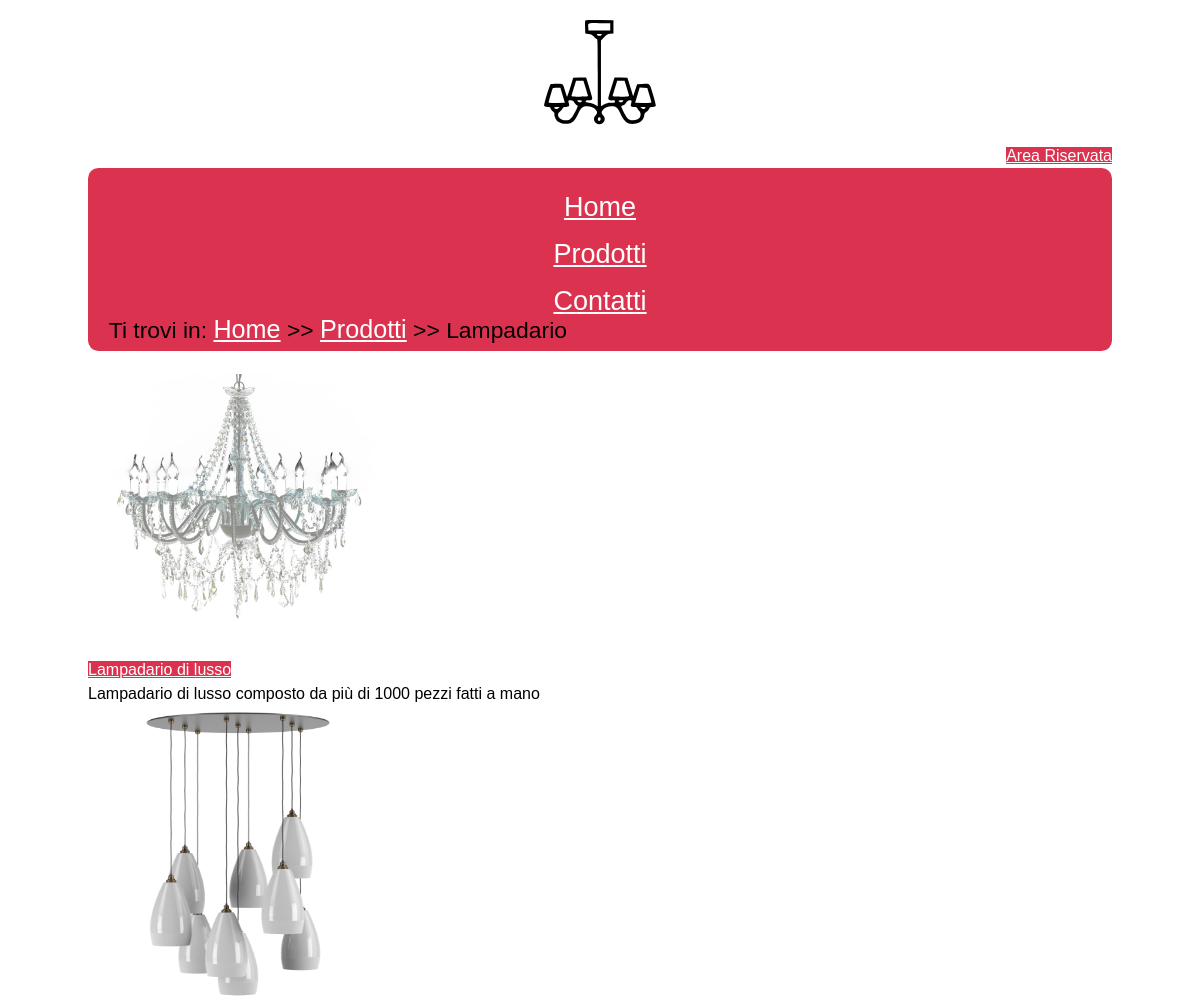
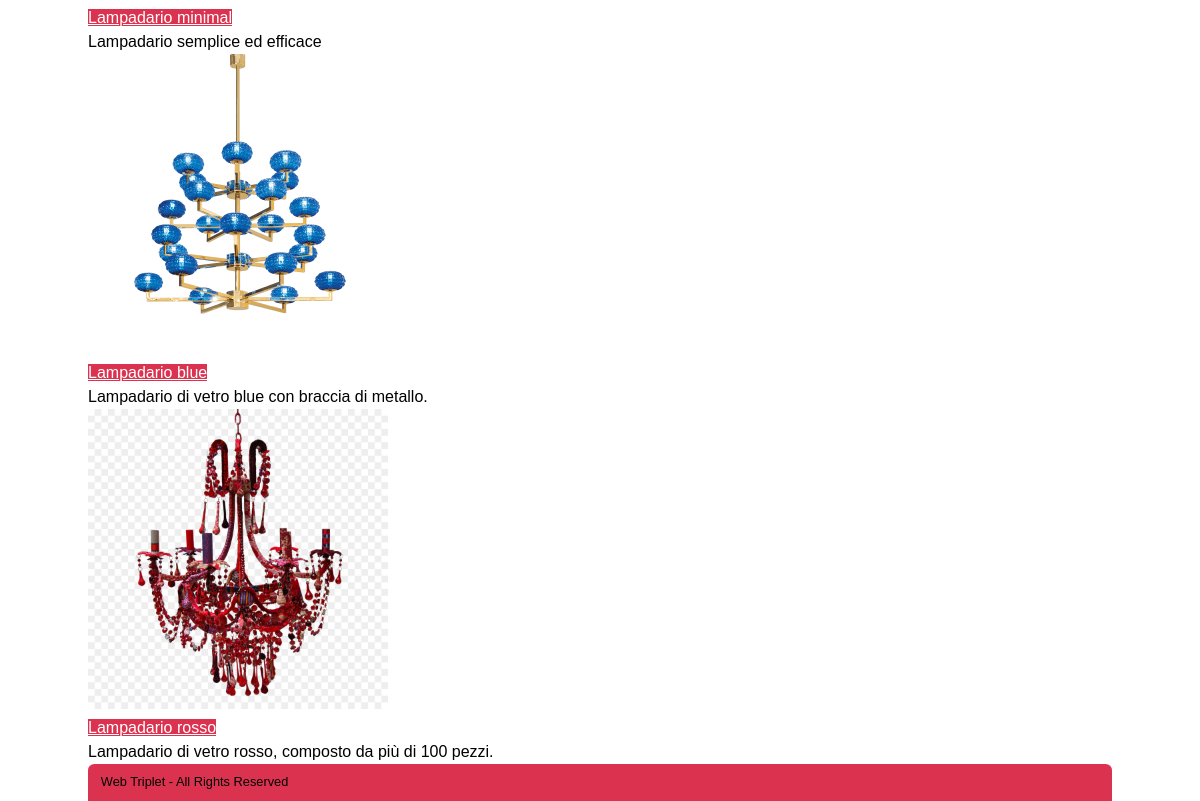
The page /categorie.php?cat=1 on the database its author committed (2 pictures, top to bottom).
### tables this page shows
CREATE TABLE IF NOT EXISTS `categoria` (
  `id_categoria` int(100) NOT NULL AUTO_INCREMENT,
  `Nome` varchar(100) NOT NULL,
  `Descrizione` varchar(500) DEFAULT NULL,
  UNIQUE KEY `id_categoria` (`id_categoria`)
);

CREATE TABLE IF NOT EXISTS `immagini` (
  `id_prodotto` int(100) NOT NULL,
  `id_categoria` int(100) NOT NULL,
  `path` varchar(500) NOT NULL,
  `alt_img` text DEFAULT NULL,
  UNIQUE KEY `path` (`path`),
  KEY `id_prodotto` (`id_prodotto`,`id_categoria`)
);

CREATE TABLE IF NOT EXISTS `prodotti` (
  `id_prodotto` int(100) NOT NULL AUTO_INCREMENT,
  `id_categoria` int(100) NOT NULL,
  `Nome` varchar(100) NOT NULL,
  `Descrizione` varchar(500) NOT NULL,
  PRIMARY KEY (`id_prodotto`,`id_categoria`),
  KEY `prodotti` (`id_categoria`)
);

### PHP/connessione2.php (called while the page is built, shortened)
<?php
class DBAccess
{
    private static function startConnection()
    {
        try {
            return new mysqli(DBAccess::HOST_DB, DBAccess::USERNAME, DBAccess::PASSWORD, DBAccess::DATABASE_NAME);
        } catch (Exception $e) {
            http_response_code(500);
            if(isset($_SESSION["ruolo"])) {
                if($_SESSION["ruolo"] == "user") {
                    echo file_get_contents(dirname(__FILE__) . "/../HTML/500Utente.html");
                } elseif($_SESSION["ruolo"] == "admin") {
                    echo file_get_contents(dirname(__FILE__) . "/../HTML/500Amministratore.html");
                }
            } else {
                echo file_get_contents(dirname(__FILE__) . "/../HTML/500Semplice.html");
            }
            die();
        }
    }
    public static function dbQuery($query, ...$parametri)
    {
        $connection = self::startConnection();
        $stmt = $connection->prepare($query);
        if (count($parametri) > 0) {
            $stmt->bind_param(str_repeat("s", count($parametri)), ...$parametri);
        }
        $stmt->execute();
        $queryResult = $stmt->get_result();
        $select = false;
        if (strpos($query, "SELECT") === 0) {
            $select = true;
        }
        if ($select) {
            $result = array();
            while ($row = mysqli_fetch_assoc($queryResult)) {
                array_push($result, $row);
            }
            if (empty($result)) {
                return null;
            } else {
                return $result;
            }
        } else {
            $connection->close();
            return true;
        }
    }
}
?>

### categorie.php (the view, shortened to what this page needs)
<?php
require_once "PHP/class.php";
$replace = "";
$keywords = "";
if(isset($_GET["cat"])){
    $result3 = Access::getKeyWordsCategoria($_GET["cat"]);
    if (!empty($result3)&& isset($result3)) {
        for ($i = 0; $i < count($result3); $i++) {
            if ($i == count($result3) - 1) {
                $keywords .= $result3[$i]["Nome"];
            } else {
                $keywords .= $result3[$i]["Nome"] . ", ";
            }
        }
    }
}
if (isset($_GET["cat"])) {
    $result = Access::getProductsbyCategory($_GET["cat"]);
    if (isset($_SESSION["username"])) {
        $template = Access::getHeader(Access::getCategoryName($_GET["cat"]), "Lista delle categorie presenti nel nostro catalogo di oggetti.", "Categorie, Prodotti, Oggettistica di vetro, ".$keywords, $_SESSION["ruolo"], "Prodotti", "categorie.php");
    } else {
        $template = Access::getHeader(Access::getCategoryName($_GET["cat"]), "Lista delle categorie presenti nel nostro catalogo di oggetti.", "Categorie, Prodotti, Oggettistica di vetro, ".$keywords, null, "Prodotti", "categorie.php");
    }
    $template .= file_get_contents('HTML/categorie.html');
    if (!empty($result)) {
        $ElencoProdot = "";
        for ($i = 0; $i < count($result); $i++) {
            $ElencoProdot .= '<div class="conteg-container" role="group" aria-label="Categoria">
            <div class="img-categ"><img src="'. $result[$i]["path"] . '" alt="' . $result[$i]["alt_img"] . '" width="300" height="300"/></div>
            <div class="text-container"><div class="link-class"><a href="prodotto.php?prod=' . $result[$i]['id_prodotto'] . '">' . $result[$i]['Nome'] . '</a></div>
            <div class="desc-categ">' . $result[$i]['Descrizione'] . '</div></div></div>';
        }
        $replace = array("" => $ElencoProdot);
    }
}
foreach ($replace as $key => $value) {
    $HTMLPage = str_replace($key, $value, $template);
}
echo $HTMLPage;
?>

### PHP/class.php (shortened to what this page needs)
<?php
require_once "connessione2.php";
class Access
{
    public static function getCategoryName($id_categoria)
    {
        $result = DBAccess::dbQuery("SELECT DISTINCT Nome FROM categoria WHERE id_categoria = ?", $id_categoria);
        if ($result !== false && $result !== null) {
            $result = $result[0]['Nome'];
        }
        return $result;
    }
    public static function getProductsbyCategory($id_categoria)
    {
        return DBAccess::dbQuery("SELECT `prodotti`.`id_prodotto`,`prodotti`.`id_categoria`,`prodotti`.`Nome`,`prodotti`.`Descrizione`, `immagini`.`path`,`immagini`.`alt_img`
        FROM `prodotti` LEFT JOIN `immagini` ON `prodotti`.`id_prodotto`=`immagini`.`id_prodotto` AND `prodotti`.`id_categoria`=`immagini`.`id_categoria`
        WHERE `prodotti`.`id_categoria`= ?
        GROUP BY `prodotti`.`id_prodotto`", $id_categoria);
    }
    public static function getKeyWordsCategoria($id_categ)
    {
        return DBAccess::dbQuery("SELECT `Nome` FROM `tags` WHERE `categoria` = ? LIMIT 20", $id_categ);
    }
    public static function getHeader($title, $description, $keywords, $ruolo = null, $category = null, $linkcategory = null, $uppercategory = null, $linkuppercategory = null, $noindex = false)
    {
        $pagina = "";
        if ($ruolo == "user") {
            $pagina = file_get_contents("HTML/headerUtente.html");
        } elseif ($ruolo == "admin") {
            $pagina = file_get_contents("HTML/headerAmministratore.html");
        } else {
            $pagina = file_get_contents("HTML/headerSemplice.html");
        }
        $pagina = str_replace('<title></title>', '<title>' . Access::deletelang($title) . ' - Véro</title>', $pagina);
        $pagina = str_replace('<meta name="description" content="" />', '<meta name="description" content="' . Access::deletelang($description) . '" />', $pagina);
        $pagina = str_replace('<meta name="keywords" content="" />', '<meta name="keywords" content="' . Access::deletelang($keywords) . '" />', $pagina);
        if ($uppercategory !== null) {
            $breadcrumb = '<p>Ti trovi in: <a href="index.php" lang="en">Home</a> >> <a href="' . $linkuppercategory . '">' . $uppercategory . '</a> >>' . '<a href="' . $linkcategory . '">' . $category . '</a> >> ' . $title . '</p>';
        } elseif ($category !== null) {
            $breadcrumb = '<p>Ti trovi in: <a href="index.php" lang="en">Home</a> >> ' . '<a href="' . $linkcategory . '">' . $category . '</a> >> ' . $title . '</p>';
        } elseif ($title != "Home") {
            $breadcrumb = '<p>Ti trovi in: <a href="index.php" lang="en">Home</a> >> ' . $title . '</p>';
        } else {
            $breadcrumb = '<p>Ti trovi in: <span lang="en">Home</span></p>';
        }
        $pagina = str_replace('<p>Ti trovi in: <span lang="en">Home</span></p>', $breadcrumb, $pagina);
        $pagina2 = Access::lang($pagina);
        return $pagina2;
    }
    public static function lang($str, $link = false)
    {
        $pattern = "#\[(.+?)\]#";
        preg_match_all($pattern, $str, $match);
        $match = $match[0];
        $match = array_unique($match);
        $value = array();
        for ($i = 0; $i < count($value); $i++) {
            $str = str_replace($match[$i], $value[$i], $str);
        }
        return $str;
    }
    public static function deletelang($str)
    {
        $pattern = "#\[(.+?)\]#";
        preg_match_all($pattern, $str, $match);
        $match = $match[0];
        $match = array_unique($match);
        return $str;
    }
}

### CSS/style.css (style rules this page uses)
* { padding: 0em; margin: 0em; }
:root { --visitedcolor: #000000; --linkcolor: #FFFFFF; --bgfuncolor: #DB334F; --bgcolor: #FFFFFF; --txtcolor: #000000; --shadowcolor: #d2d2d2; }
html, body { font-size: 100%; font-family: "Verdana", sans-serif; line-height: 1.5em; background-color: var(--bgcolor); color: var(--txtcolor); margin: auto; }
body { max-width: 1024px; }
h1 { text-align: center; }
#nomemenu h1 { background-image: url('../img/logo_vetrina.svg'); background-repeat: no-repeat; background-position: center; background-size: contain; text-indent: -9999px; line-height: 1.5em; font-size: 6em; }
#riservata { text-align: right; }
#box { background-color: var(--bgfuncolor); padding: 0.3em 1em 0.1em 1.0em; border-radius: 0.5em 0.5em 0.5em 0.5em; font-size: 1.3em; }
#menu { text-align: center; }
#menu ul { list-style-type: none; display: inline-block; text-align: left; }
#menu ul li { margin-top: 1em; text-align: center; }
a { background-color: var(--bgfuncolor); }
a:link { color: var(--linkcolor); }
#box a { background-color: var(--bgfuncolor); font-size: 1.3em; }
#box a:link { color: var(--linkcolor); font-size: 1.3em; }
#breadcrumb { background-color: var(--bgfuncolor); padding: 0.1em 0em 0.3em 0em; border-radius: 0px 0px 0.5em 0.5em; font-size: 1.1em; }
#breadcrumb a:link { font-size: 1.1em; }
#footer { font-size: 0.8em; background-color: var(--bgfuncolor); padding: 0.5em 1em 0.5em 1em; border-radius: 0.5em 0.5em 0em 0em; }

### CSS/print.css (style rules this page uses)
* { padding: 0em; margin: 0em; }
:root { --visitedcolor: #000000; --linkcolor: #FFFFFF; --bgfuncolor: #DB334F; --bgcolor: #FFFFFF; --txtcolor: #000000; --shadowcolor: #d2d2d2; }
html, body { font-size: 100%; font-family: "Verdana", sans-serif; line-height: 1.5em; background-color: var(--bgcolor); color: var(--txtcolor); margin: auto; }
body { max-width: 1024px; }
h1 { text-align: center; }
#nomemenu h1 { text-indent: 0em; line-height: 1.5em; font-size: 6em; }
#riservata { display: none; }
#box { background-color: var(--bgfuncolor); padding: 0.3em 1em 0.1em 1.0em; border-radius: 0.5em 0.5em 0.5em 0.5em; font-size: 1.3em; }
#menu { text-align: center; display: none; }
#menu ul { list-style-type: none; display: inline-block; text-align: left; display: none; }
#menu ul li { margin-top: 1em; text-align: center; display: none; }
a { background-color: var(--bgfuncolor); }
a:link { color: var(--linkcolor); }
#box a { background-color: var(--bgfuncolor); font-size: 1.3em; }
#box a:link { color: var(--linkcolor); font-size: 1.3em; }
#breadcrumb { background-color: var(--bgfuncolor); padding: 0.1em 0em 0.3em 0em; border-radius: 0px 0px 0.5em 0.5em; font-size: 1.1em; }
#breadcrumb a:link { font-size: 1.1em; }
#footer { font-size: 0.8em; background-color: var(--bgfuncolor); padding: 0.5em 1em 0.5em 1em; border-radius: 0.5em 0.5em 0em 0em; }
.conteg-container { display: flex; align-items: center; margin: 1em; cursor: pointer; transition: border 0.3s; border: 1px solid transparent; }
.img-categ img { max-width: 100%; height: auto; margin-right: 1em; width: 300px; height: 300px; background-size: cover; background-repeat: no-repeat; }
.link-class a { color: var(--visitedcolor); font-weight: bold; }
.text-container { display: flex; flex-direction: column; flex-grow: 1; }
.desc-categ { color: var(--visitedcolor); }

### rows shown on the page
categoria: Nome "Area Riservata Home Prodotti Contatti", Nome "Lampadario", Nome "Web Triplet - All Rights Reserved"
immagini: path (picture), prodotti.Nome "Lampadario di lusso", prodotti.Descrizione "Lampadario di lusso composto da più di 1000 pezzi fatti a mano"
immagini: path (picture), prodotti.Nome "Lampadario minimal", prodotti.Descrizione "Lampadario semplice ed efficace"
immagini: path (picture), prodotti.Nome "Lampadario blue", prodotti.Descrizione "Lampadario di vetro blue con braccia di metallo."
immagini: path (picture), prodotti.Nome "Lampadario rosso", prodotti.Descrizione "Lampadario di vetro rosso, composto da più di 100 pezzi."

### other values the page prints
$category "Prodotti"
